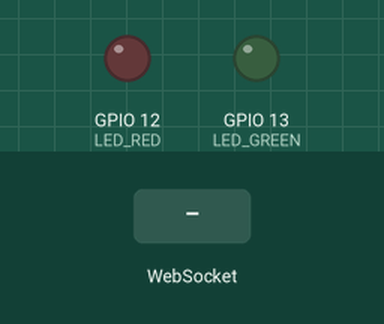
Simulated run of this sketch. Board: ESP32. On the bench: output pins drawn as LEDs (lit = HIGH). The inputs (shaded band) are chosen by the test bench. WiFi joins after 1.5 s; servers stay silent unless stated; I2S audio is not simulated (input reads silence); what the sketch prints to the serial monitor is not drawn.

Above: at 2.7 s.
2.8 s: WebSocket text "1" received
At 2.9 s:
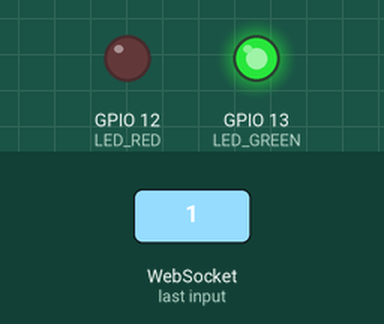
Timing chart, 0 to 5.8 s (numbered marks = the images above; inputs shaded):
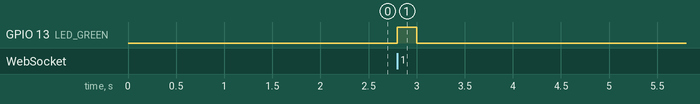

Measured:
- after the input at 2.8 s, GPIO 13 (LED_GREEN): LOW → HIGH at once, → LOW 0.20 s later

The sketch:

arduino.ino
```cpp
#include <Arduino.h>
#include <WiFi.h>
#include <WebSocketsClient.h>
#include "driver/i2s.h"
#include "soc/soc.h"
#include "soc/rtc_cntl_reg.h"

// ================= CẤU HÌNH MẠNG =================
#define WIFI_SSID ""      // Tên Wifi
#define WIFI_PASS ""   // Mật khẩu
const char *WS_SERVER_IP = ""; // IP máy tính Python
const int WS_PORT = 5000;

// ================= CẤU HÌNH ÂM THANH =============
#define SAMPLE_RATE 16000
#define WAKE_THRESHOLD    4000
#define SILENCE_THRESHOLD 800
#define MIC_GAIN          2
#define SILENCE_DURATION  1500

// CHÂN KẾT NỐI
#define I2S_SPEAKER_PORT I2S_NUM_0
#define SPK_BCK 26
#define SPK_LRC 25
#define SPK_DIN 22

#define I2S_MIC_PORT I2S_NUM_1
#define MIC_BCK 27
#define MIC_WS  14
#define MIC_SD  34

#define LED_GREEN 13
#define LED_RED   12

WebSocketsClient webSocket;
int32_t mic_raw[512];
int16_t mic_pcm[512];

bool isPlaying = false;
bool isRecording = false;
unsigned long lastSilenceTime = 0;
unsigned long lastAudioPacketTime = 0;

// ================= KHỞI TẠO DRIVER ================
void setupDrivers() {
  // 1. CẤU HÌNH LOA (Buffer LỚN để nghe mượt)
  i2s_config_t spk_cfg = {
    .mode = (i2s_mode_t)(I2S_MODE_MASTER | I2S_MODE_TX),
    .sample_rate = SAMPLE_RATE,
    .bits_per_sample = I2S_BITS_PER_SAMPLE_16BIT,
    .channel_format = I2S_CHANNEL_FMT_ONLY_LEFT,
    .communication_format = I2S_COMM_FORMAT_I2S,
    .intr_alloc_flags = ESP_INTR_FLAG_LEVEL1,
    .dma_buf_count = 16,    // Tăng lên 16 (quan trọng!)
    .dma_buf_len = 128,     // Tăng lên 128 (quan trọng!)
    .use_apll = false, .tx_desc_auto_clear = true, .fixed_mclk = 0
  };
  i2s_pin_config_t spk_pin = { .mck_io_num = I2S_PIN_NO_CHANGE, .bck_io_num = SPK_BCK, .ws_io_num = SPK_LRC, .data_out_num = SPK_DIN, .data_in_num = I2S_PIN_NO_CHANGE };
  i2s_driver_install(I2S_SPEAKER_PORT, &spk_cfg, 0, NULL);
  i2s_set_pin(I2S_SPEAKER_PORT, &spk_pin);
  i2s_set_clk(I2S_SPEAKER_PORT, SAMPLE_RATE, I2S_BITS_PER_SAMPLE_16BIT, I2S_CHANNEL_MONO);

  // 2. CẤU HÌNH MIC
  i2s_config_t mic_cfg = {
    .mode = (i2s_mode_t)(I2S_MODE_MASTER | I2S_MODE_RX),
    .sample_rate = SAMPLE_RATE,
    .bits_per_sample = I2S_BITS_PER_SAMPLE_32BIT,
    .channel_format = I2S_CHANNEL_FMT_ONLY_LEFT,
    .communication_format = I2S_COMM_FORMAT_I2S,
    .intr_alloc_flags = ESP_INTR_FLAG_LEVEL1,
    .dma_buf_count = 8, .dma_buf_len = 64,
    .use_apll = false, .tx_desc_auto_clear = false, .fixed_mclk = 0
  };
  i2s_pin_config_t mic_pin = { .mck_io_num = I2S_PIN_NO_CHANGE, .bck_io_num = MIC_BCK, .ws_io_num = MIC_WS, .data_out_num = I2S_PIN_NO_CHANGE, .data_in_num = MIC_SD };
  i2s_driver_install(I2S_MIC_PORT, &mic_cfg, 0, NULL);
  i2s_set_pin(I2S_MIC_PORT, &mic_pin);
}

void webSocketEvent(WStype_t type, uint8_t * payload, size_t length) {
  switch(type) {
    case WStype_CONNECTED:
      Serial.println("[WS] DA KET NOI!");
      digitalWrite(LED_GREEN, HIGH); delay(200); digitalWrite(LED_GREEN, LOW);
      break;
    case WStype_DISCONNECTED:
      Serial.println("[WS] MAT KET NOI!");
      digitalWrite(LED_RED, HIGH);
      break;
    case WStype_BIN: {
      // Python gửi âm thanh xuống -> Phát loa
      if (!isPlaying) {
        Serial.println(">>> LOA DANG NOI...");
        isPlaying = true;
        isRecording = false;
        digitalWrite(LED_RED, HIGH);
        digitalWrite(LED_GREEN, LOW);
      }
      size_t written;
      i2s_write(I2S_SPEAKER_PORT, payload, length, &written, portMAX_DELAY);
      lastAudioPacketTime = millis();
      break;
    }
  }
}

void setup() {
  WRITE_PERI_REG(RTC_CNTL_BROWN_OUT_REG, 0); // Chống sập nguồn
  Serial.begin(115200);
  pinMode(LED_GREEN, OUTPUT); pinMode(LED_RED, OUTPUT);

  WiFi.setTxPower(WIFI_POWER_11dBm); // Giảm công suất Wifi để tiết kiệm điện
  Serial.print("Dang noi WiFi");
  WiFi.begin(WIFI_SSID, WIFI_PASS);
  while (WiFi.status() != WL_CONNECTED) { delay(500); Serial.print("."); }
  Serial.println(" OK!");

  setupDrivers();

  webSocket.begin(WS_SERVER_IP, WS_PORT, "/");
  webSocket.onEvent(webSocketEvent);
  webSocket.setReconnectInterval(3000);
}

void loop() {
  webSocket.loop();

  // --- LOGIC 1: ĐANG PHÁT LOA ---
  if (isPlaying) {
     size_t temp;
     i2s_read(I2S_MIC_PORT, mic_raw, sizeof(mic_raw), &temp, 0); // Xả buffer mic

     // Chờ 1000ms không có dữ liệu mới coi là nói xong
     if (millis() - lastAudioPacketTime > 1000) {
        Serial.println("<<< LOA XONG -> MO LAI MIC");
        isPlaying = false;
        digitalWrite(LED_RED, LOW);
        digitalWrite(LED_GREEN, HIGH);
     }
  }
  // --- LOGIC 2: THU ÂM ---
  else {
    size_t bytes_read = 0;
    i2s_read(I2S_MIC_PORT, mic_raw, sizeof(mic_raw), &bytes_read, 0);

    if (bytes_read > 0) {
      int samples = bytes_read / 4;
      long current_vol = 0;

      for (int i=0; i<samples; i++) {
        int32_t s = mic_raw[i] >> 14;
        s *= MIC_GAIN;
        if (s > 32767) s = 32767; else if (s < -32768) s = -32768;
        mic_pcm[i] = (int16_t)s;
        current_vol += abs(s);
      }
      current_vol /= samples;

      if (!isRecording) {
        if (current_vol > WAKE_THRESHOLD) {
          Serial.printf("💥 BUM! (Vol: %d)\n", current_vol);
          webSocket.sendTXT("WAKE");
          isRecording = true;
          lastSilenceTime = millis();
          digitalWrite(LED_GREEN, LOW);
          digitalWrite(LED_RED, HIGH);
        }
      }
      else {
        webSocket.sendBIN((uint8_t*)mic_pcm, samples * 2);

        if (current_vol < SILENCE_THRESHOLD) {
          if (millis() - lastSilenceTime > SILENCE_DURATION) {
            Serial.println("💤 Im lang -> Ngung gui");
            webSocket.sendTXT("MIC_OFF");
            isRecording = false;
            digitalWrite(LED_GREEN, LOW);
            digitalWrite(LED_RED, LOW);
          }
        } else {
          lastSilenceTime = millis();
        }
      }
    }
  }
  delay(1);
}
```
